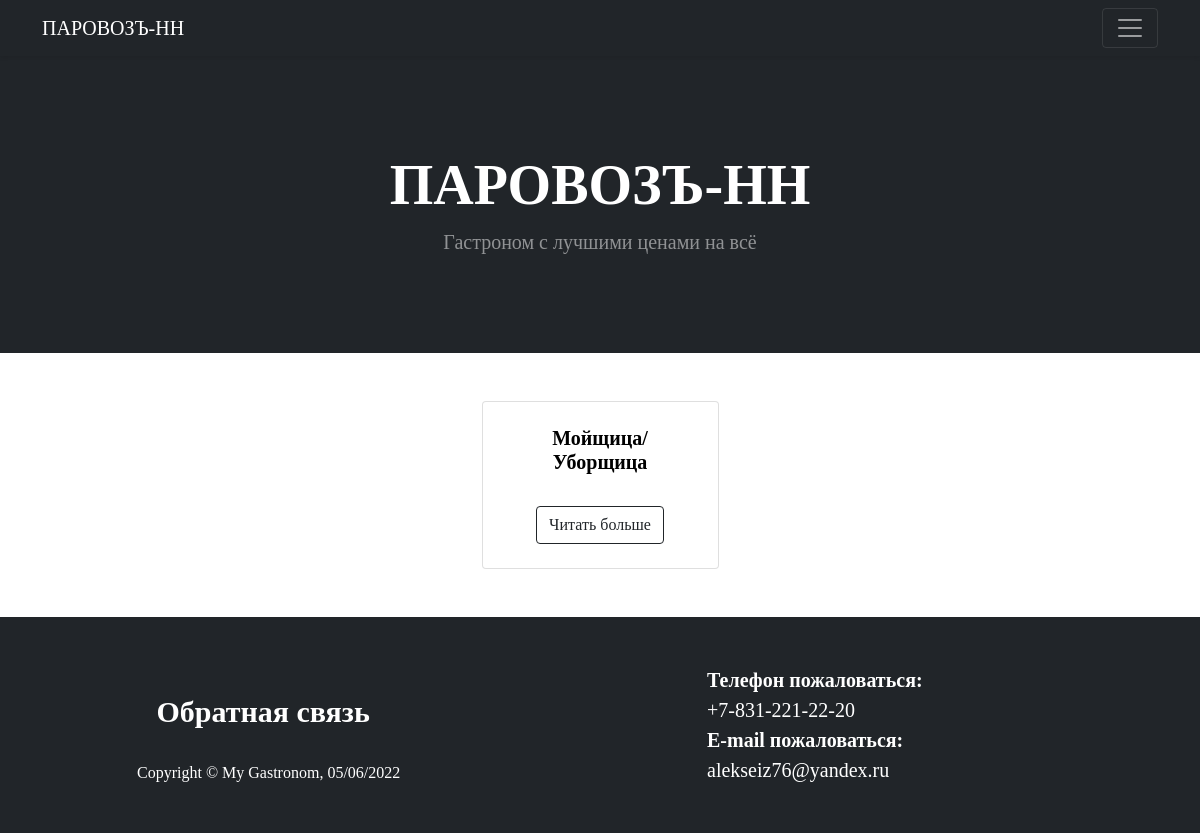
Page /vacancies on the earlier database version.
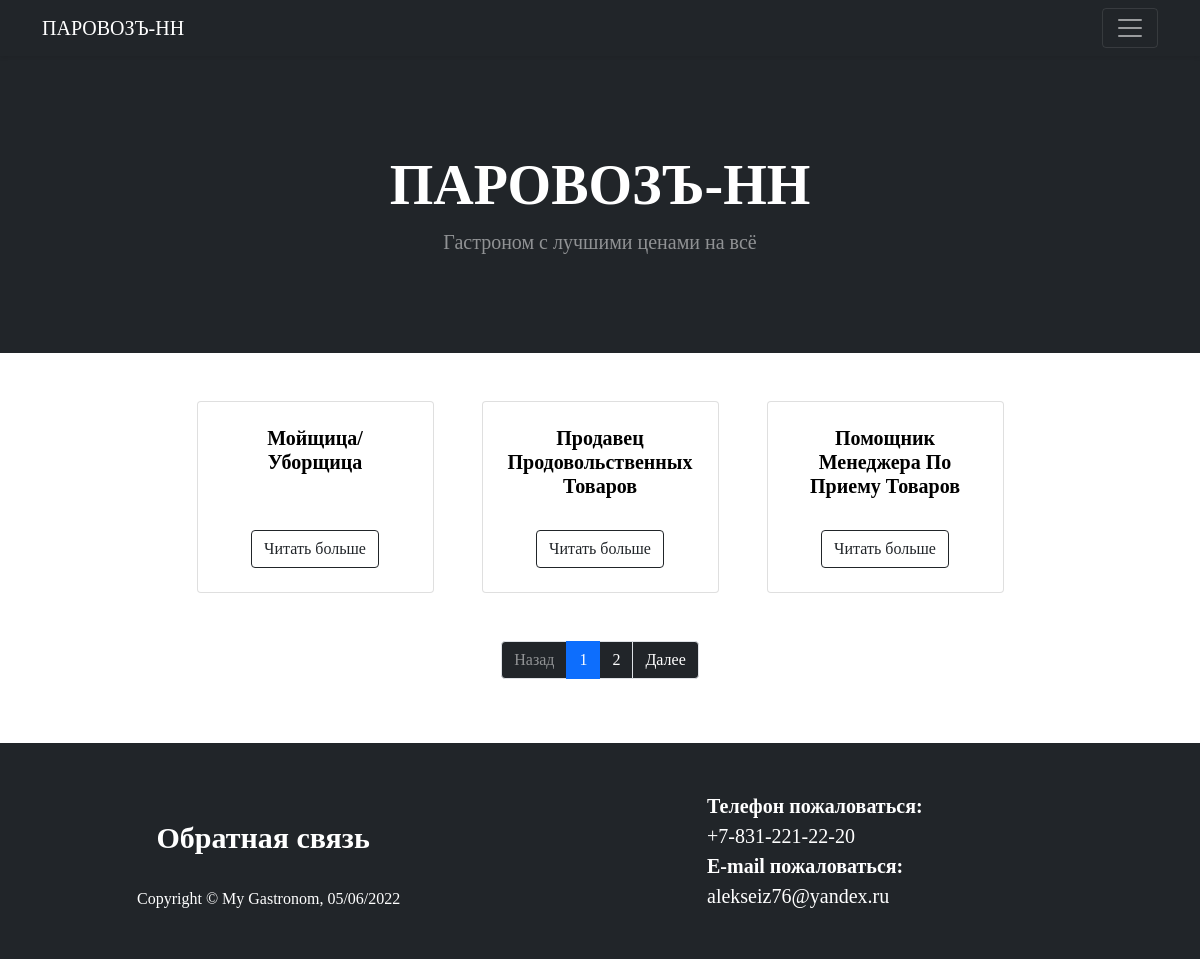
Same page on the later database version.
### gastronom/models.py (models this page shows, shortened)
class Vacancies(models.Model):
    objects = models.Manager()
    name = models.CharField('Название', max_length=40, db_index=True)
    description = models.TextField('Описание', db_index=True)
    conditions = models.ManyToManyField(VacancyConditions, verbose_name='Условия')
    requirements = models.ManyToManyField(VacancyRequirements, verbose_name='Требования')
    slug = models.SlugField('URL вакансии', max_length=50, unique=True, db_index=True)
    class Meta:
        verbose_name = 'Вакансия'
        verbose_name_plural = "Вакансии"

### gastronom/views.py (the view)
# urls.py: path('vacancies', views.VacanciesIndex.as_view(), name='vacancies'),
class VacanciesIndex(ContextMixin, UserData, ListView):
    model = Vacancies
    template_name = 'gastronom/vacancies.html'
    context_object_name = 'vacancies'
    paginate_by = 3
    allow_empty = True
    def get_context_data(self, **kwargs):
        context = super().get_context_data()
        logger.info(f'Getting vacancies page ', extra=self.get_user_data())
        user_context = self.get_user_context(title='Вакансии')
        context.update(user_context)
        return context

### gastronom/utils.py (called while the page is built)
    def get_user_context(self, **kwargs):
        context = kwargs
        cats = cache.get('categories')
        if not cats:
            cats = Category.objects.all()
            cache.set('categories', cats, 60)
        context['categories'] = cats
        return context

    def get_user_data(self):
        extra_user = {
            'username': self.request.user,
            'userip': self.request.META['REMOTE_ADDR'],
            'path': self.request.path
        }
        return extra_user

### gastronom/templates/gastronom/vacancies.html (shortened to what this page needs)
{% extends 'gastronom/base.html' %}
{% block content %}
<div class="container">
    <div class="row gx-4 gx-lg-5 row-cols-2 row-cols-md-3 row-cols-xl-4 justify-content-center">
        {% for v in vacancies %}
        <div class="card-group">
            <div class="card">
                <div class="card-body flex-fill p-4">
                    <div class="text-center">
                        <a style="text-decoration: none; color: black"
                           href="{% url 'gastronom:show_vacancy' v.slug %}">
                            <h5 class="fw-bolder">{{v.name|title }}</h5></a>
                    </div>
                </div>
                <div class="card-footer p-4 pt-0 border-top-0 bg-transparent">
                    <div class="text-center">
                        <a class="btn btn-outline-dark mt-auto"
                           href="{% url 'gastronom:show_vacancy' v.slug %}">Читать больше</a>
                    </div>
                </div>
            </div>
        </div>
        {% empty %}
        <h1>Ни одной вакансии не найдено</h1>
        {% endfor %}
    </div>
</div>
{% if page_obj.has_other_pages %}
<nav class='mt-5' aria-label="Page navigation example">
    <ul class="pagination justify-content-center">
        {% if page_obj.has_previous %}
        <li class="page-item">
            <a class="page-link bg-dark text-white" href="?page={{page_obj.previous_page_number}}">Назад</a>
        </li>
        {% else %}
        <li class="page-item disabled">
            <span class="page-link bg-dark text-white-50">Назад</span>
        </li>
        {% endif %}
        {% for page in paginator.page_range %}
        {% if page_obj.number == page %}
        <li class="page-item active">
            <a class="page-link" href="?page={{page}}">{{page}}</a>
        </li>
        {% elif page >= page_obj.number|add:-2 and page <= page_obj.number|add:2 %}
        <li class="page-item"><a class="page-link bg-dark text-white" href="?page={{page}}">{{page}}</a></li>
        {% endif %}
        {% endfor %}
        {% if page_obj.has_next %}
        <li class="page-item">
            <a class="page-link bg-dark text-white" href="?page={{page_obj.next_page_number}}">Далее</a>
        </li>
        {% else %}
        <li class="page-item disabled">
            <span class="page-link bg-dark text-white-50">Далее</span>
        </li>
        {% endif %}
    </ul>
</nav>
{% endif%}
{% endblock content %}

Differences in the rows shown:
added Vacancies: name "Продавец Продовольственных Товаров"
added Vacancies: name "Помощник Менеджера По Приему Товаров"
Other differences:
text now shown: "Назад Далее"
new list line: "1"
new list line: "2"
